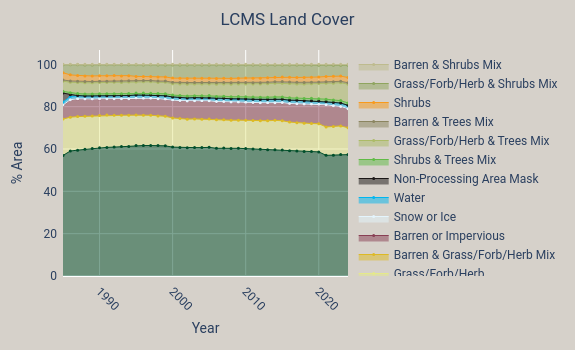

The notebook cell this image was saved under:
### Markdown cell above
### Inline chartingLib equivalent

* `cl.summarize_and_chart` auto-detects thematic data and uses `frequencyHistogram`
* Returns both a `pandas.DataFrame` and a `plotly.graph_objects.Figure`
* Use `chart_type='bar'` and `stacked=True` for a stacked bar chart

### Code cell
# Inline: Stacked time series of LCMS Land Cover
df, fig = cl.summarize_and_chart(
    lcms.select(['Land_Cover']),
    study_area,
    title='LCMS Land Cover',
    stacked=True,
)
fig.show()
display(df)
